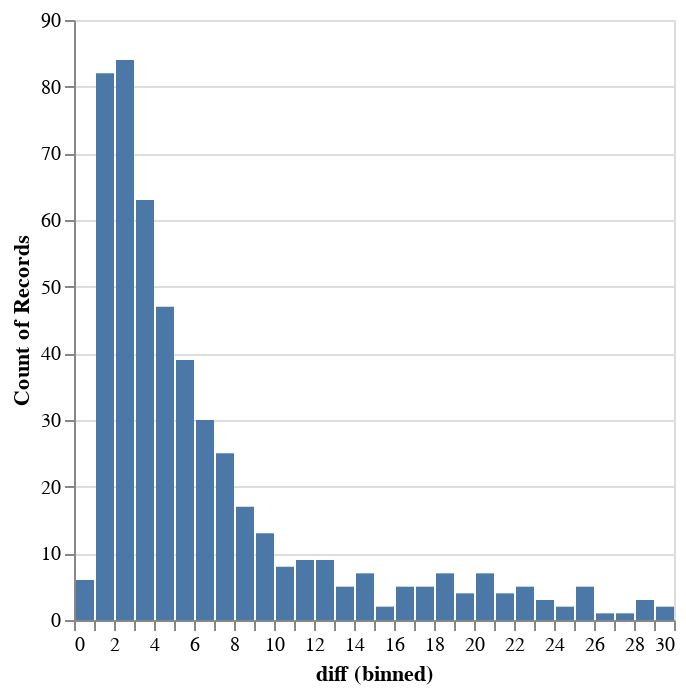
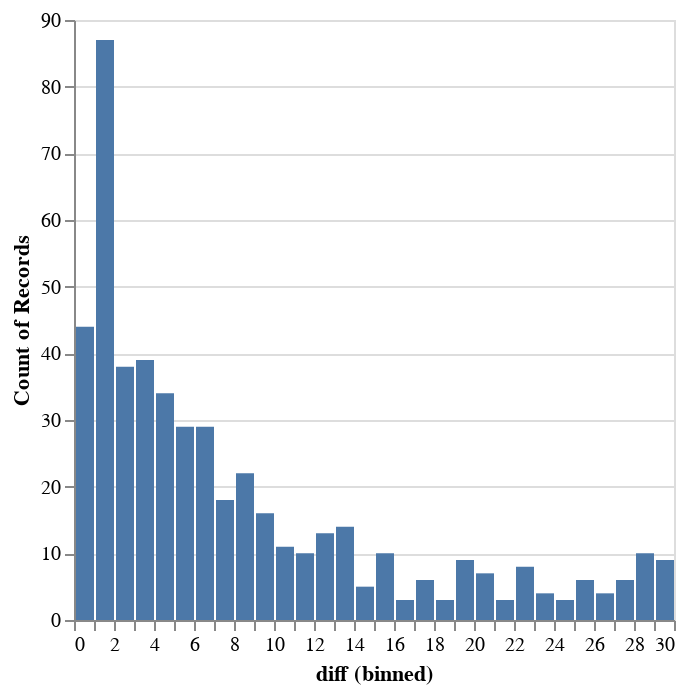

The notebook cell saved with these charts, in order:
### Code cell
listener_assignments = json.load(open(cd('listener.assignments')))
speaker_assignments = json.load(open(cd('speaker.assignments')))
display(duration_plot(listener_assignments))
duration_plot(speaker_assignments)

### Figure 1 — Vega-Lite specification as saved in the notebook (floating-point values rounded to 4 significant figures; data arrays with more than 128 entries replaced by an {"elided": "..."} marker saying what was removed)
{"data": {"values": {"elided": "500 records"}}, "encoding": {"x": {"bin": {"step": 1}, "field": "diff", "type": "quantitative"}, "y": {"aggregate": "count", "type": "quantitative"}}, "mark": "bar"}

### Figure 2 — Vega-Lite specification as saved in the notebook (floating-point values rounded to 4 significant figures; data arrays with more than 128 entries replaced by an {"elided": "..."} marker saying what was removed)
{"data": {"values": {"elided": "500 records"}}, "encoding": {"x": {"bin": {"step": 1}, "field": "diff", "type": "quantitative"}, "y": {"aggregate": "count", "type": "quantitative"}}, "mark": "bar"}
